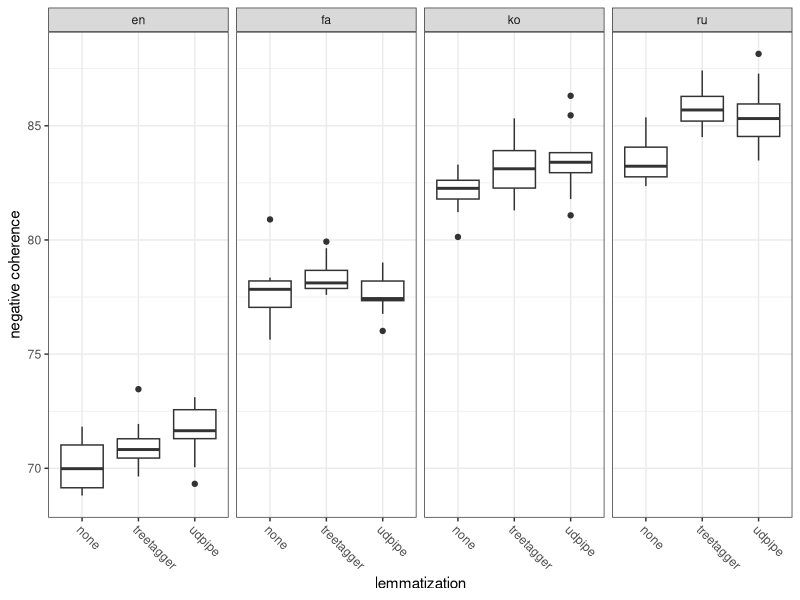
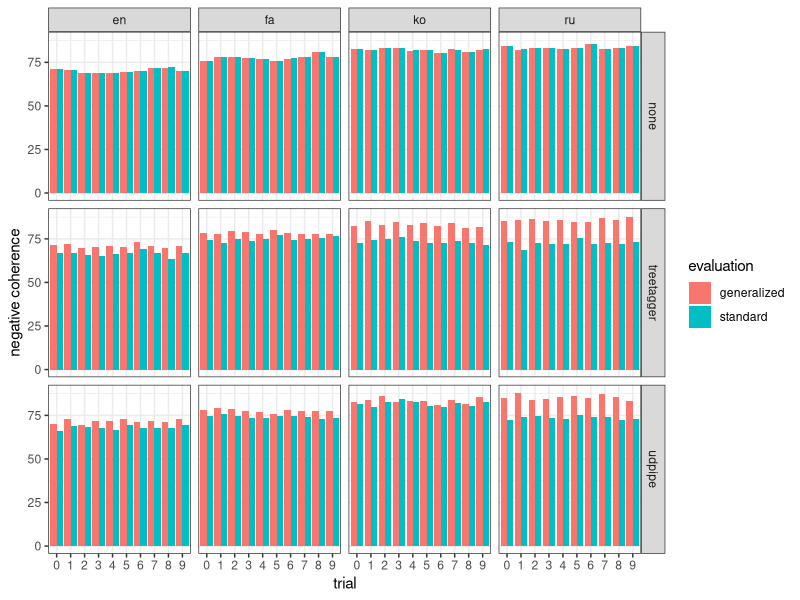
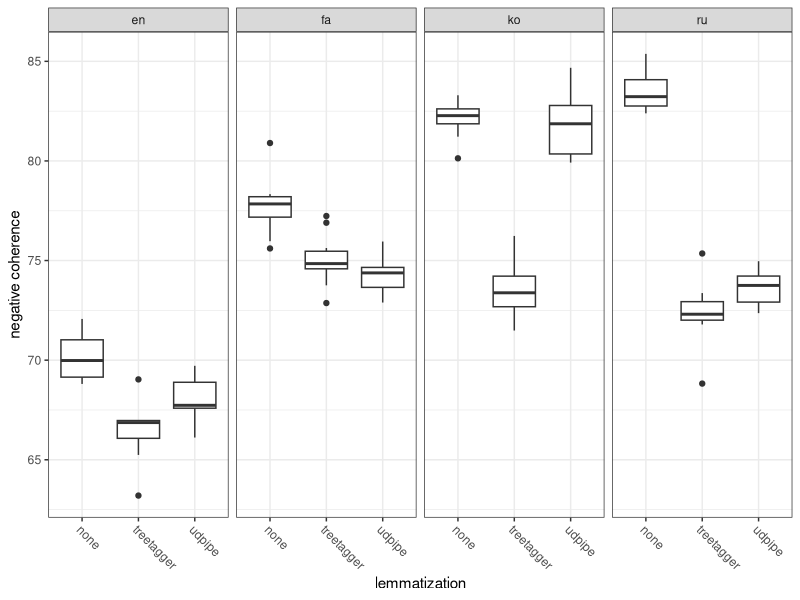
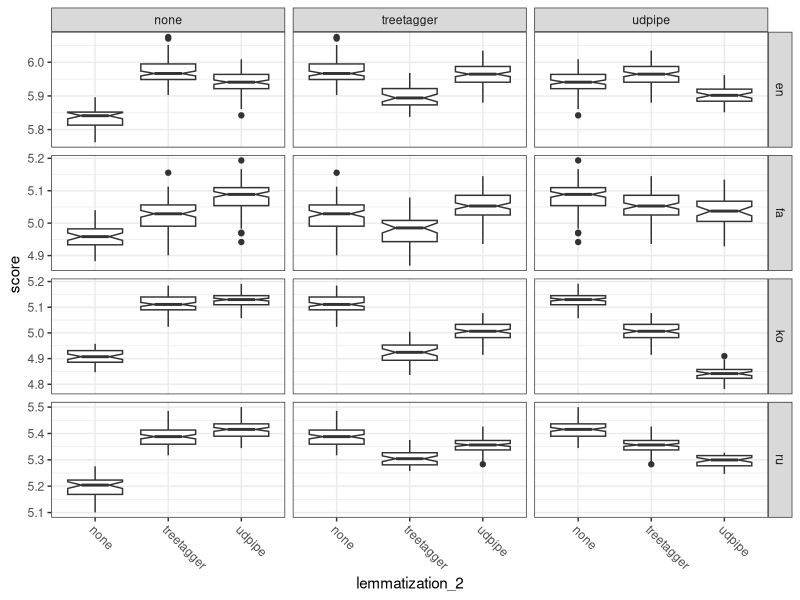
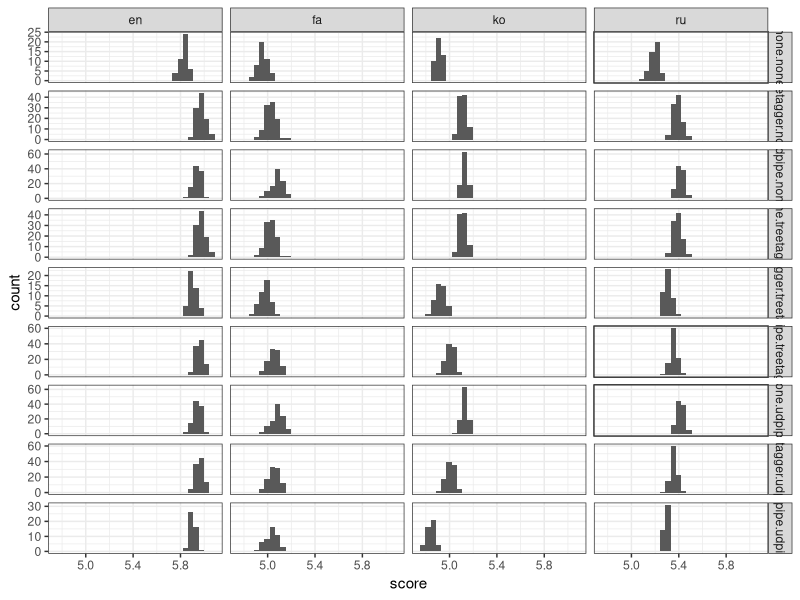
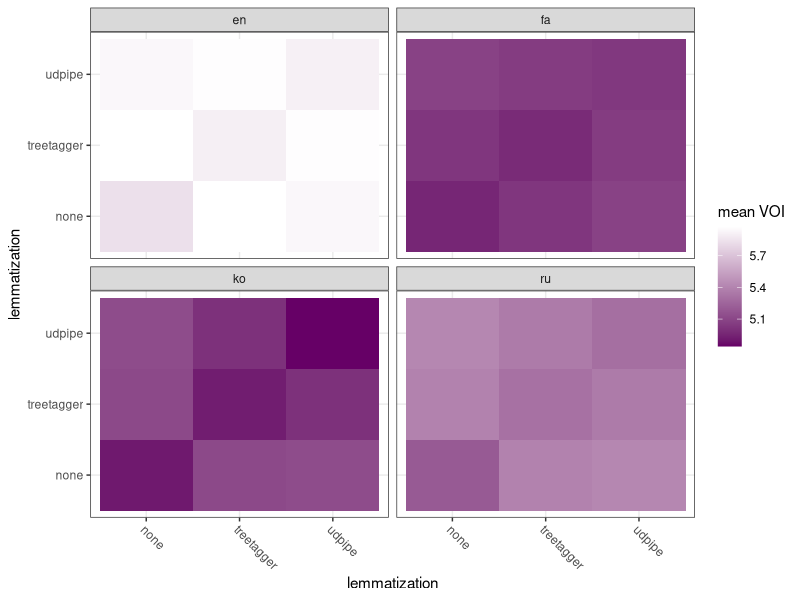
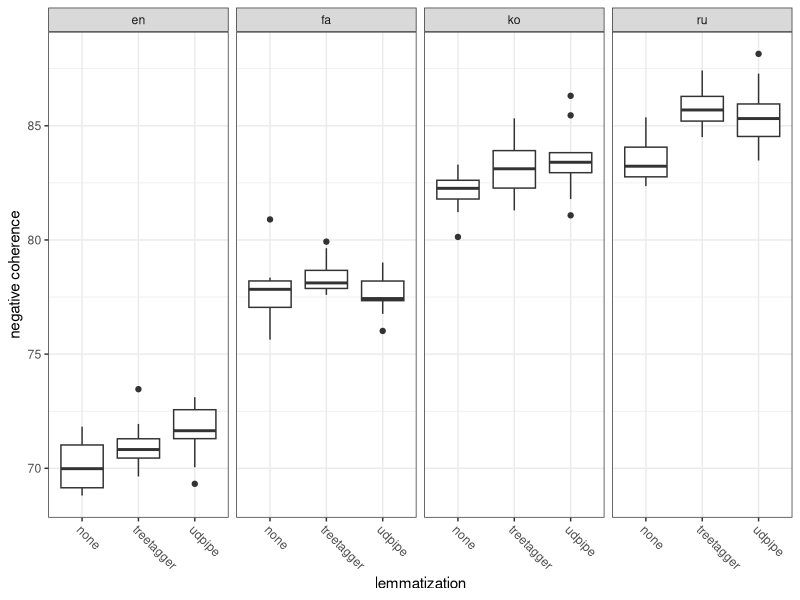
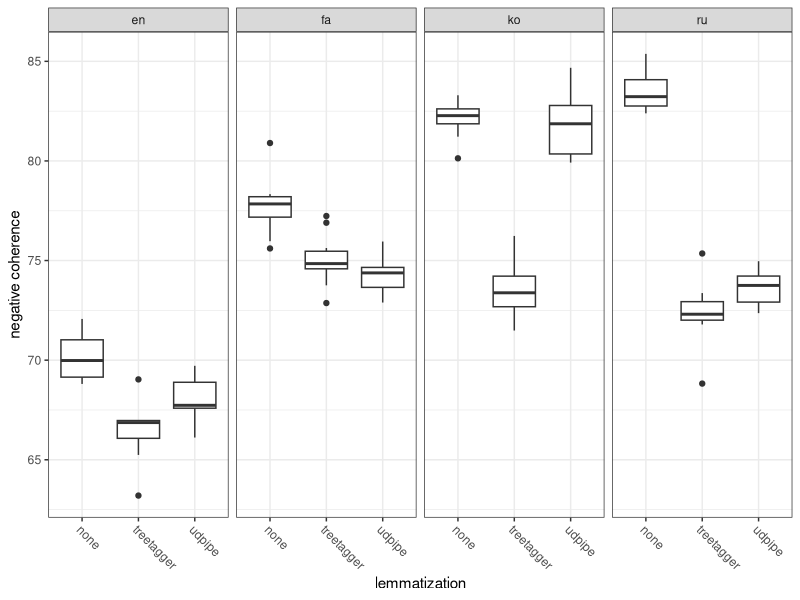

The R source for these figures, in order:
## ---- chunk 1
library(tidyverse)
low_color <- '#660066'
high_color <- '#ffffff'
## ---- chunk 2
data <- read_tsv("results/coherence.tsv") %>%
  mutate(
    subtask=subtask %>%
      str_replace(fixed(".sub.lower"), ".none") %>%
      str_remove(fixed(".sub")) %>%
      str_remove(fixed(".lower")) %>%
      str_remove(fixed(".parsed")) %>%
      str_split(fixed("."))) %>%
  hoist(
    subtask,
    language=1,
    lemmatization=2,
    topic_model=3,
    stop_word_filtering=4) %>%
  mutate(
    lemmatization=lemmatization %>% str_remove("^lem-"),
    stop_word_filtering=stop_word_filtering %>% str_remove("^stop-"),
    topic_model=topic_model %>%
      str_remove("^topic-model-") %>%
      str_split(fixed("-"))) %>%
  hoist(topic_model, num_topics=1, trial=2) %>%
  type_convert(col_types=cols(
    language=col_factor(levels=c("en", "fa", "ko", "ru")),
    lemmatization=col_factor(levels=c("none", "treetagger", "udpipe")),
    num_topics=col_integer(),
    trial=col_factor(levels=as.character(0:9)),
    stop_word_filtering=col_factor(),
    score=col_double()))
data %>%
  mutate(score=-score) %>%
  ggplot(aes(x=lemmatization, y=score)) +
  geom_boxplot() +
  theme_bw() +
  theme(axis.text.x=element_text(angle=-45, hjust=0)) +
  facet_grid(~ language) +
  ylab("negative coherence")
ggsave('results/coherence.pdf', width=5, height=4)
## ---- chunk 3
data_sanity <- read_tsv("results/coherence-sanity.tsv") %>%
  mutate(
    subtask=subtask %>%
      str_replace(fixed(".sub.lower"), ".none") %>%
      str_remove(fixed(".sub")) %>%
      str_remove(fixed(".lower")) %>%
      str_remove(fixed(".parsed")) %>%
      str_split(fixed("."))) %>%
  hoist(
    subtask,
    language=1,
    lemmatization=2,
    topic_model=3,
    stop_word_filtering=4) %>%
  mutate(
    lemmatization=lemmatization %>% str_remove("^lem-"),
    stop_word_filtering=stop_word_filtering %>% str_remove("^stop-"),
    topic_model=topic_model %>%
      str_remove("^topic-model-") %>%
      str_split(fixed("-"))) %>%
  hoist(topic_model, num_topics=1, trial=2) %>%
  type_convert(col_types=cols(
    language=col_factor(levels=c("en", "fa", "ko", "ru")),
    lemmatization=col_factor(levels=c("none", "treetagger", "udpipe")),
    num_topics=col_integer(),
    trial=col_factor(levels=as.character(0:9)),
    stop_word_filtering=col_factor(),
    score=col_double()))
data %>%
  inner_join(
    data_sanity,
    by=c(
      'language',
      'lemmatization',
      'num_topics',
      'trial',
      'stop_word_filtering')) %>%
  gather(key=evaluation, value=score, score.x, score.y) %>%
  mutate(evaluation=evaluation %>% str_replace(fixed("score.x"), "generalized")) %>%
  mutate(evaluation=evaluation %>% str_replace(fixed("score.y"), "standard")) %>%
  mutate(score=-score) %>%
  ggplot(aes(x=trial, y=score, group=evaluation, fill=evaluation)) +
  geom_bar(stat='identity', position='dodge') +
  theme_bw() +
  facet_grid(lemmatization ~ language) +
  ylab("negative coherence")
## ---- chunk 4
data_sanity %>%
  mutate(score=-score) %>%
  ggplot(aes(x=lemmatization, y=score)) +
  geom_boxplot() +
  theme_bw() +
  theme(axis.text.x=element_text(angle=-45, hjust=0)) +
  facet_grid(~ language) +
  ylab("negative coherence")
ggsave('results/coherence-unmodified.pdf', width=5, height=4)
## ---- chunk 5
data <- read_tsv("results/voi.tsv") %>%
  mutate(
    subtask=subtask %>%
      str_replace_all(fixed(".sub.lower"), ".none") %>%
      str_remove_all(fixed(".sub")) %>%
      str_remove_all(fixed(".lower")) %>%
      str_remove_all(fixed(".parsed")) %>%
      str_split(fixed("."))) %>%
  hoist(
    subtask,
    language=1,
    lemmatization_1=2,
    topic_model_1=3,
    lemmatization_2=4,
    topic_model_2=5) %>%
  mutate(
    lemmatization_1=lemmatization_1 %>% str_remove("^lem-"),
    lemmatization_2=lemmatization_2 %>% str_remove("^lem-"),
    topic_model_1=topic_model_1 %>%
      str_remove("^topic-model-") %>%
      str_split(fixed("-")),
    topic_model_2=topic_model_2 %>%
      str_remove("^topic-model-") %>%
      str_split(fixed("-"))) %>%
  hoist(topic_model_1, num_topics_1=1, trial_1=2) %>%
  hoist(topic_model_2, num_topics_2=1, trial_2=2) %>%
  type_convert(col_types=cols(
    language=col_factor(levels=c("en", "fa", "ko", "ru")),
    lemmatization_1=col_factor(levels=c("none", "treetagger", "udpipe")),
    lemmatization_2=col_factor(levels=c("none", "treetagger", "udpipe")),
    num_topics_1=col_integer(),
    num_topics_2=col_integer(),
    trial_1=col_integer(),
    trial_2=col_integer(),
    score=col_double())) %>%
  filter((lemmatization_1 != lemmatization_2) | (trial_1 > trial_2))
data %>% count(language, lemmatization_1, lemmatization_2)
## ---- chunk 6
data %>%
  ggplot(aes(x=lemmatization_2, y=score)) +
  geom_boxplot(notch=T) +
  theme_bw() +
  theme(axis.text.x=element_text(angle=-45, hjust=0)) +
  facet_grid(language ~ lemmatization_1, scales='free_y')
ggsave('results/voi-boxplot.pdf', width=5, height=8)
## ---- chunk 7
data %>%
  ggplot(aes(x=score)) +
  geom_histogram() +
  theme_bw() +
  facet_grid(interaction(lemmatization_1, lemmatization_2) ~ language, scales='free_y')
## ---- chunk 8
tibble(one=1, lang=data$language %>% unique) %>%
  inner_join(tibble(one=1, lem=data$lemmatization_1 %>% unique), by='one') %>%
  inner_join(tibble(one=1, lem_other=data$lemmatization_1 %>% unique), by='one') %>%
  select(-one) %>%
  filter(lem != lem_other) %>%
  rowwise %>%
  mutate(p_value=t.test(
    (data %>% filter(language == lang, lemmatization_1 == lem, lemmatization_2 == lem))$score,
    (data %>% filter(language == lang, lemmatization_1 == lem, lemmatization_2 == lem_other))$score,
    alternative='less'
  )$p.value) %>%
  count(p_value < 0.02)
## ---- chunk 9
t.test(
  (data %>% filter(language == 'ru', lemmatization_1 == 'treetagger', lemmatization_2 == 'udpipe'))$score,
  (data %>% filter(language == 'ru', lemmatization_1 == 'treetagger', lemmatization_2 == 'none'))$score,
  alternative='less'
)
t.test(
  (data %>% filter(language == 'ru', lemmatization_1 == 'treetagger', lemmatization_2 == 'udpipe'))$score,
  (data %>% filter(language == 'ru', lemmatization_1 == 'udpipe', lemmatization_2 == 'none'))$score,
  alternative='less'
)
## ---- chunk 10
t.test(
  (data %>% filter(language == 'en', lemmatization_1 == 'treetagger', lemmatization_2 == 'udpipe'))$score,
  (data %>% filter(language == 'en', lemmatization_1 == 'udpipe', lemmatization_2 == 'none'))$score,
  alternative='greater'
)
t.test(
  (data %>% filter(language == 'ko', lemmatization_1 == 'treetagger', lemmatization_2 == 'udpipe'))$score,
  (data %>% filter(language == 'ko', lemmatization_1 == 'udpipe', lemmatization_2 == 'none'))$score,
  alternative='greater'
)
t.test(
  (data %>% filter(language == 'fa', lemmatization_1 == 'treetagger', lemmatization_2 == 'udpipe'))$score,
  (data %>% filter(language == 'fa', lemmatization_1 == 'treetagger', lemmatization_2 == 'none'))$score,
  alternative='greater'
)
## ---- chunk 11
t.test(
  (data %>% filter(language == 'en', lemmatization_1 == 'treetagger', lemmatization_2 == 'treetagger'))$score,
  (data %>% filter(language == 'en', lemmatization_1 == 'none', lemmatization_2 == 'none'))$score,
  alternative='greater'
)
t.test(
  (data %>% filter(language == 'en', lemmatization_1 == 'udpipe', lemmatization_2 == 'udpipe'))$score,
  (data %>% filter(language == 'en', lemmatization_1 == 'none', lemmatization_2 == 'none'))$score,
  alternative='greater'
)
t.test(
  (data %>% filter(language == 'fa', lemmatization_1 == 'treetagger', lemmatization_2 == 'treetagger'))$score,
  (data %>% filter(language == 'fa', lemmatization_1 == 'none', lemmatization_2 == 'none'))$score,
  alternative='greater'
)
t.test(
  (data %>% filter(language == 'fa', lemmatization_1 == 'udpipe', lemmatization_2 == 'udpipe'))$score,
  (data %>% filter(language == 'fa', lemmatization_1 == 'none', lemmatization_2 == 'none'))$score,
  alternative='greater'
)
t.test(
  (data %>% filter(language == 'fa', lemmatization_1 == 'udpipe', lemmatization_2 == 'udpipe'))$score,
  (data %>% filter(language == 'fa', lemmatization_1 == 'treetagger', lemmatization_2 == 'treetagger'))$score,
  alternative='greater'
)
t.test(
  (data %>% filter(language == 'ko', lemmatization_1 == 'treetagger', lemmatization_2 == 'treetagger'))$score,
  (data %>% filter(language == 'ko', lemmatization_1 == 'none', lemmatization_2 == 'none'))$score,
  alternative='greater'
)
t.test(
  (data %>% filter(language == 'ko', lemmatization_1 == 'udpipe', lemmatization_2 == 'udpipe'))$score,
  (data %>% filter(language == 'ko', lemmatization_1 == 'none', lemmatization_2 == 'none'))$score,
  alternative='greater'
)
t.test(
  (data %>% filter(language == 'ru', lemmatization_1 == 'treetagger', lemmatization_2 == 'treetagger'))$score,
  (data %>% filter(language == 'ru', lemmatization_1 == 'none', lemmatization_2 == 'none'))$score,
  alternative='greater'
)
t.test(
  (data %>% filter(language == 'ru', lemmatization_1 == 'udpipe', lemmatization_2 == 'udpipe'))$score,
  (data %>% filter(language == 'ru', lemmatization_1 == 'none', lemmatization_2 == 'none'))$score,
  alternative='greater'
)
## ---- chunk 12
data_summarized <- data %>%
  group_by(language, lemmatization_1, lemmatization_2) %>%
  summarize(`mean VOI`=mean(score)) %>%
  ungroup
data_summarized %>%
  ggplot(aes(x=lemmatization_1, y=lemmatization_2, fill=`mean VOI`)) +
  geom_tile() +
  scale_fill_gradient(high=high_color, low=low_color) +
  theme_bw() +
  theme(axis.text.x=element_text(angle=-45, hjust=0)) +
  xlab("lemmatization") +
  ylab("lemmatization") +
  facet_wrap(~ language)
ggsave('results/voi.pdf', width=5, height=4)
## ---- chunk 13
for (lang in c('en', 'fa', 'ko', 'ru')) {
  data_summarized %>%
    filter(language == lang) %>%
    ggplot(aes(x=lemmatization_1, y=lemmatization_2, fill=`mean VOI`)) +
    geom_tile() +
    scale_fill_gradient(high=high_color, low=low_color) +
    theme_bw() +
    theme(axis.text.x=element_text(angle=-45, hjust=0)) +
    xlab("") +
    ylab("")
  ggsave(str_c('results/voi-', lang, '.pdf'), width=3.5, height=2.5)
}
